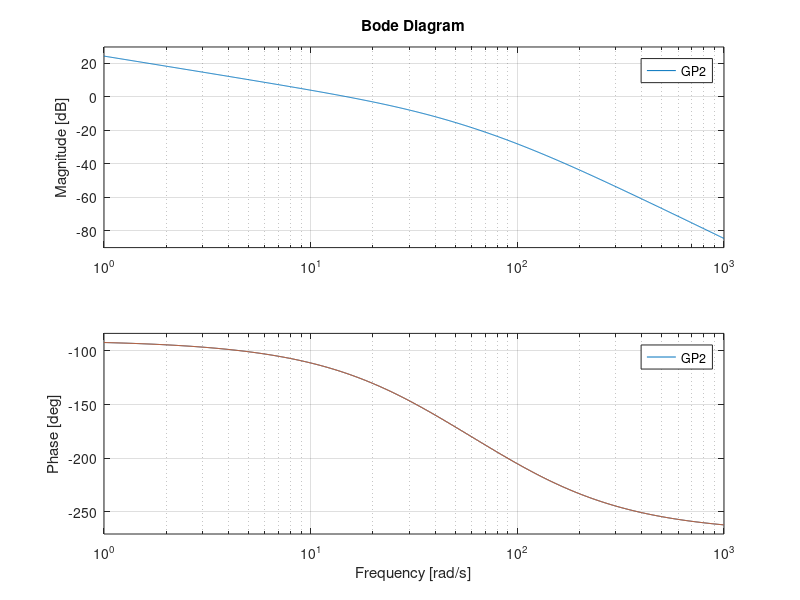
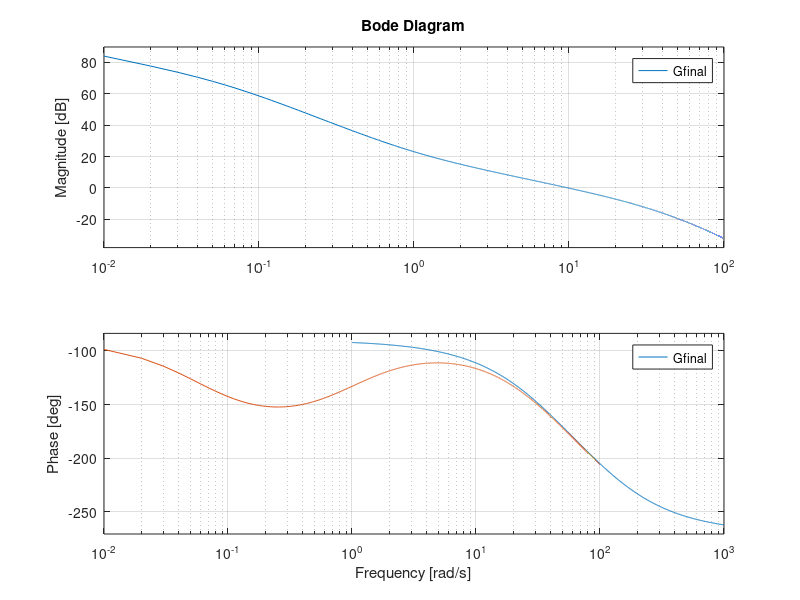
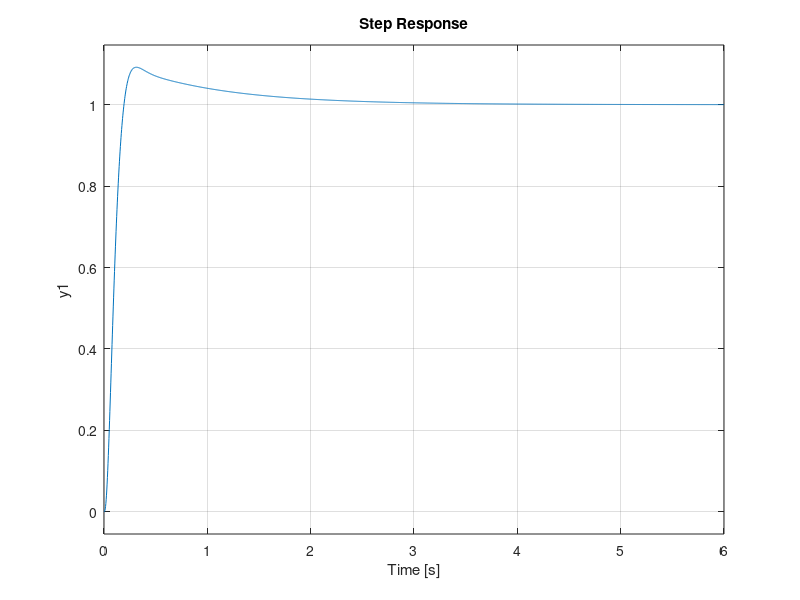

Write MATLAB code to recreate these figures, in order.
clear all
close all

OS=9.5
z=(-log(OS/100))/(sqrt(pi^2+log(OS/100)^2))
PM=atan(2*z/(sqrt(-2*z^2+sqrt(1+4*z^4))))*180/pi

%% Set up system
K=3.6;    % 3.6*K from the preamplifier constant, assume K = 1
G1=tf([100],[1 100]);
G2=tf([1],[1 36]);
G3=tf([1],[1 0]);
GP=K*G1*G2*G3;

figure
bode(GP)

%turn on grid and add stability margins! 

%Note that we can right click and add a grid, and in the charateristics
%menu, we can get it to show our stability margins.  

%Our goal is a tune the gain to achieve a 9.5% overshoot.  



%Using the above equations: 
%We want a damping ratio of .6.  This is achieved when the phase margin is
%59.2.  

%So we need to find the frequency that, if it were the crossover frequency,
%would yield a phase margin of 59.2. In other words, we need to find the
%frequency at which the phase is -180+59.2, or -120.8.  We can look at our
%Bode plot to find that the frequency at this point is 14.8 rad/s.  

%Now, we need to see what the current gain is at the 14.8 frequency mark.
%This will be the amount we need to shift our Bode Plot up by in order to
%meet our 9.5% overshoot goal.  This is found to be -44.2 dB.  We need to
%move this point to 0dB in order to get our required phase margin.
%Therefore, so we need a -44.2 dB increase from where we are.  -20log(K_extra)=-44.2.  K_extra=162.2.  Since we
%started with K=3.6,we need our gain to be K=3.6*162.2 = 583.9  

hold
pause
%% Gain adjusted to get desired %OS
K=583.9;
G1=tf([100],[1 100]);
G2=tf([1],[1 36]);
G3=tf([1],[1 0]);
GP2=K*G1*G2*G3;

bode(GP2)
hold
pause
%turn on grid and add stability margins! 
%So we have a phase margin of 59.2 deg, our %OS is 9.48%, and our Kv=16.22
%We'd like to improve this by a factor of 10 ==>  our target Kv is 162.2

%%  Now let's adjust SSE
% if we want to improve SSE by 10, we can simply multiply the gain by 10.
% So....

K=5839;

G1=tf([100],[1 100]);
G2=tf([1],[1 36]);
G3=tf([1],[1 0]);
GP3=K*G1*G2*G3
figure
bode(GP3)

%So now we have a phase margin problem.  We wanted 59.2, but we got 4.37.
%So we need to add a lag compensator.  Now, we have to recognize that a lag
%compensator is going to change the phase of the system, and experience
%tells us that they will add -5 to -12 degrees of phase margin. So we need
%to add phase lag to our design goal to compensate for this.  



%We want to hit 9.5% on the system, so we'll add 10 deg of phase margin to
%our goal to make sure we can still hit our design target with the lag
%compensator added.  This is generally good rule of thumb, and it can
%always be adjusted at the end to get exactly where we want to be.  

PM_new=PM+10

%With that in mind, we are going to now target a phase margin of 69.2 deg.
%This will occur at the frequency corresponding to -180+69.2=-110.8 deg

Ph=-180+PM_new  %required phase angle

%Now let's actually search for the required frequency.  

w=.01:.01:100;
[M,P]=bode(GP3,w);  %This will give us a vector of gains and phases for all the freqeuncies in w
hold

for k=1:1:length(P);
    if P(k)-Ph<=0;  %Search until we find the frequency in the table closest to our required angle
        M=M(k)  %report the corresponding gain and frequency
        wf=w(k)
        break
    end
end

%So now we know that at 9.81 rad/s, the magnitude plot must go through 0.
%But it currently is at 15.87, which in db is 24.  So the lag compensator
%must provide -24db attenuation at 9.8 rad/s.  In other words, we need the
%high frequency asymptote at -24 dB.  

%So let's start by setting our high frequency break a decade before our 9.8
%frequency where we need to make an impact.  That will be our zero for our
%compensator

wh=wf/10

%From there, we need to find our pole by taking this line at a -20db/dec
%slope all the way back to 0 (where our low freq asymptote is), and find
%the frequency where it intersects with 0 to get our low frequency break
%point, and Kc is chosen to put the high freq asymptote at -24dB  

wl=wh/M

Kc=1/M;

%So let's now write the transfer function for our controller

Gc=zpk(-.98,-.062,.063)

Gfinal=Gc*GP3

%And let's apply it to our system.  
pause

bode(Gfinal,w)

%add grids and margins to plot

figure
step(feedback(Gfinal,1))
